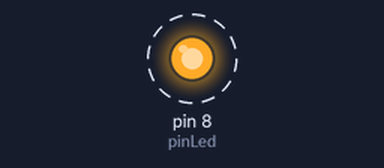
A program run on a simulated MicroPython board. On the bench: output pins drawn as LEDs (lit = HIGH). Dashed ring = blinking.

Above: at 0.5 s.
Timing chart, 0 to 4.6 s (numbered marks = the images above):
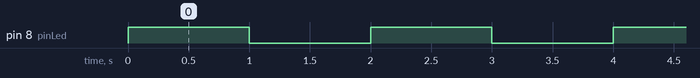

Measured:
- by itself, pin 8 (pinLed): alternates HIGH for 1.0 s and LOW for 1.0 s

The program:

PruebaSerialHolaMundo.py
```python
from machine import Pin, UART
import utime

pinLed = Pin(8, Pin.OUT)
miPuertoSerial = UART(0, baudrate = 9600, tx = Pin(0), rx = Pin(1))

while True:
    miPuertoSerial.write('Hola mundo :) \r\n')
    pinLed.toggle()
    utime.sleep_ms(1000)
```
